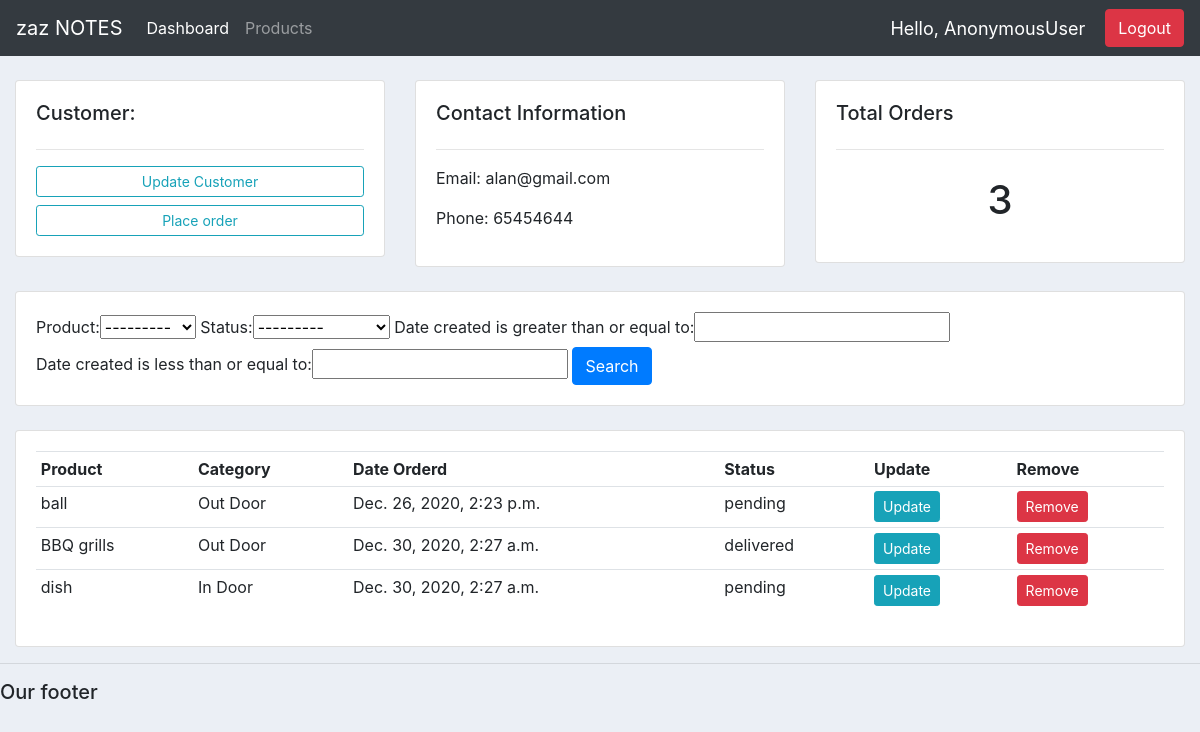
/customer/2/, run on an earlier commit of the app's database.
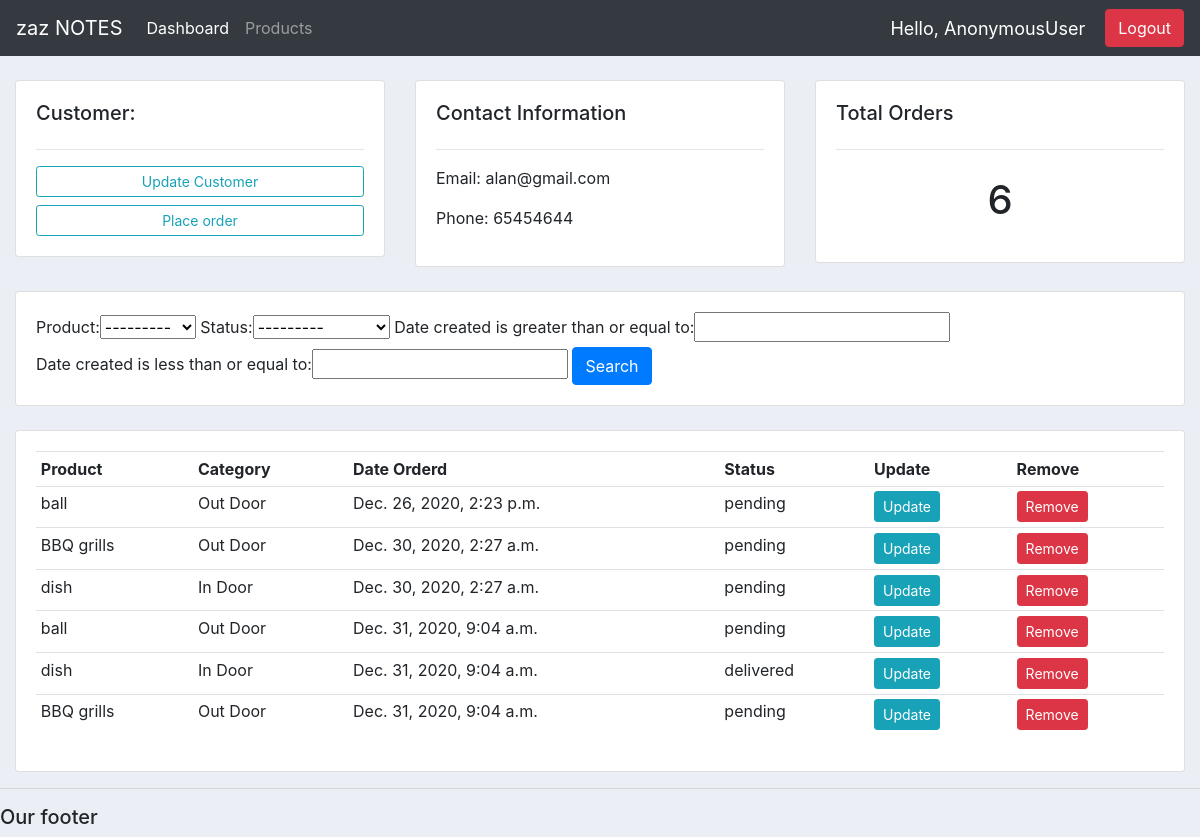
And on a later commit of the database.
### accounts/models.py (models this page shows, shortened)
class Customer(models.Model):
    user  = models.OneToOneField(User, null=True, on_delete=models.CASCADE)
    name = models.CharField(max_length=200, null=True)
    phone = models.CharField(max_length=200, null=True)
    email = models.CharField(max_length=200, null=True)
    profile_pic = models.ImageField(null=True, blank=True)
    date_created = models.DateTimeField(auto_now_add=True)

class Order(models.Model):
    STATUS = (
        ("pending", "pending"),
        ("out for delivery", "out for delivery"),
        ("delivered", "delivered"),
    )
    customer = models.ForeignKey(Customer, null=True, on_delete=models.SET_NULL)
    product = models.ForeignKey(Product, null=True, on_delete=models.SET_NULL)
    date_created = models.DateTimeField(auto_now_add=True)
    status = models.CharField(max_length=200, null=True, choices=STATUS)

class Product(models.Model):
    CATEGORY = (
        ("In Door", "In Door"),
        ("Out Door", "Out Door")
    )
    name = models.CharField(max_length=200, null=True)
    price = models.FloatField(null=True)
    category = models.CharField(max_length=200, null=True, choices=CATEGORY)
    description = models.CharField(max_length=200, blank=True)
    date_created = models.DateTimeField(auto_now_add=True)
    tag = models.ManyToManyField(Tag)
    def __str__(self):
        return self.name

### accounts/views.py (the view)
# urls.py: path('customer/<str:pk>/', views.customer, name ='customer'),
def customer(request, pk):
    customer = Customer.objects.get(id=pk)
    order = customer.order_set.all()
    order_count = order.count()
    myFilter = OrderFilter(request.GET, queryset=  order)
    order = myFilter.qs
    context = {'customer':customer, 'order':order, 'order_count':order_count, 'myFilter':myFilter}
    return render(request, 'accounts/customer.html', context)

### accounts/templates/accounts/customer.html
{%  extends 'accounts/main.html' %}
{% block content %}
	<br>
<div class="row">
	<div class="col-md">
		<div class="card card-body">
			<h5>Customer:</h5>
			<hr>
			<a class="btn btn-outline-info  btn-sm btn-block" href="">Update Customer</a>
			<a class="btn btn-outline-info  btn-sm btn-block" href="{% url 'create_order' customer.id%}">Place order</a>
		</div>
	</div>
	<div class="col-md">
		<div class="card card-body">
			<h5>Contact Information</h5>
			<hr>
			<p>Email: {{customer.email}}</p>
			<p>Phone: {{customer.phone}}</p>
		</div>
	</div>
	<div class="col-md">
		<div class="card card-body">
			<h5>Total Orders</h5>
			<hr>
			<h1 style="text-align: center;padding: 10px">{{order_count}}</h1>
		</div>
	</div>
</div>
<br>
<div class='row'>
	<div class='col'>
		<div class='card card-body'>
			<form method='get'>
			{{myFilter.form}}
				<button class='btn btn-primary' type='submit'>Search</button>
			</form>
		</div>
	</div>
</div>
<br>
<div class="row">
	<div class="col-md">
		<div class="card card-body">
			<table class="table table-sm">
				<tr>
					<th>Product</th>
					<th>Category</th>
					<th>Date Orderd</th>
					<th>Status</th>
					<th>Update</th>
					<th>Remove</th>
				</tr>
				{% for order in order %}
				<tr>
				<td>{{order.product}}</td>
				<td>{{order.product.category}}</td>
				<td>{{order.date_created}}</td>
				<td>{{order.status}}</td>
				<td><a class='btn btn-sm btn-info' href="{% url 'update_order' order.id%}">Update</a></td>
				<td><a class='btn btn-sm btn-danger' href="{% url 'delete_order' order.id%}">Remove</a></td>
				</tr>
				{% endfor %}
			</table>
		</div>
	</div>
</div>
{% endblock %}

### accounts/templates/accounts/main.html (shortened to what this page needs)
{% load static %}
<!DOCTYPE html>
<html>
<head>
	<link rel="stylesheet" href="https://stackpath.bootstrapcdn.com/bootstrap/4.3.1/css/bootstrap.min.css">
	<link rel="stylesheet" type ='text/css' href="{% static '/css/main.css' %}">
</head>
<body>
	{%  include 'accounts/navbar.html' %}
	<div class="container-fluid">
	{% block content %}
	{% endblock %}
    </div>
	<hr>
	<h5>Our footer</h5>
</body>
</html>

### accounts/templates/accounts/navbar.html (shortened to what this page needs)
{% load static %}
<nav class="navbar navbar-expand-lg navbar-dark bg-dark">
  <a class="navbar-brand" href="#">zaz NOTES</a>
  <div class="collapse navbar-collapse" id="navbarNav">
    <ul class="navbar-nav">
      <li class="nav-item active">
        <a class="nav-link" href="{% url 'dashboard' %}">Dashboard</a>
      </li>
      <li class="nav-item">
        <a class="nav-link" href="{% url 'products' %}">Products</a>
      </li>
    </ul>
  </div>
  <span class='hello-msg'>Hello, {{request.user}}</span>
  <span><a class='btn btn-danger' href="{% url 'logout' %}">Logout</a></span>
</nav>

### accounts/static/css/main.css (style rules this page uses)
body { background-color: #ebeff5; }

### accounts/templates/accounts/navbar.html (style rules this page uses)
.hello-msg { font-size: 18px; color: #fff; margin-right: 20px; }

What changed in the data, as far as the page shows it:
changed Order (number 2 of 6 on the later page): status "delivered" → "pending"
added Order: product "ball", product.category "Out Door", date_created "Dec. 31, 2020, 9:04 a.m.", status "pending"
added Order: product "dish", product.category "In Door", date_created "Dec. 31, 2020, 9:04 a.m.", status "delivered"
added Order: product "BBQ grills", product.category "Out Door", date_created "Dec. 31, 2020, 9:04 a.m.", status "pending"
Also different on the page:
{{ order_count }}: "3" → "6"
